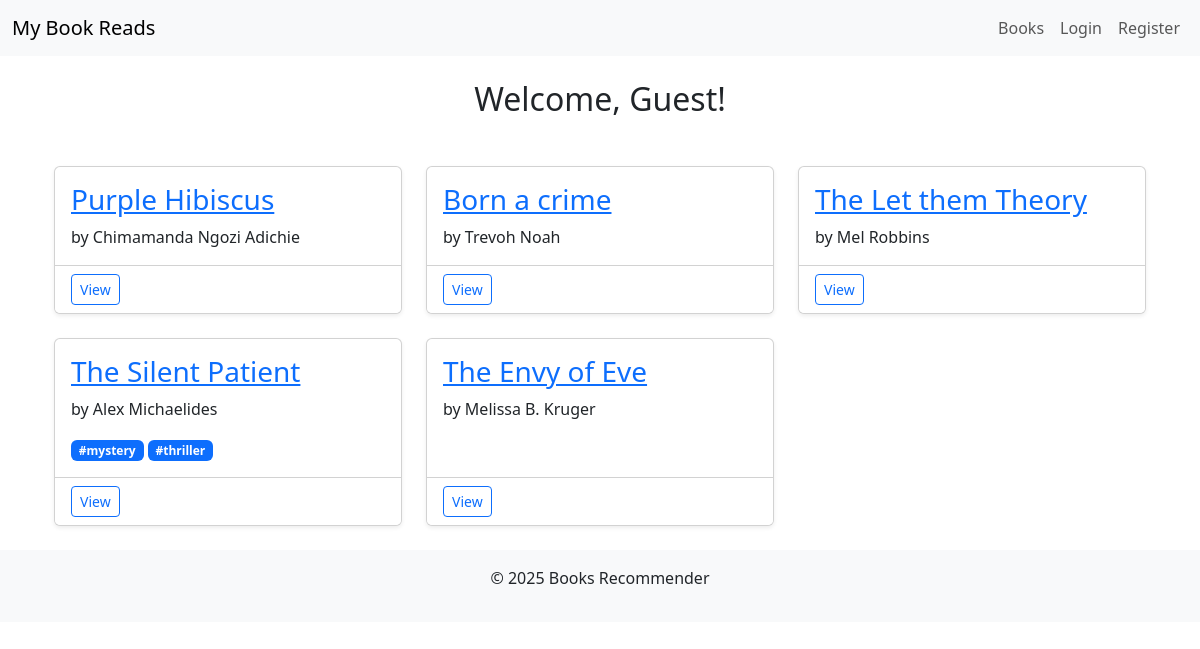
/books/, run on an earlier commit of the app's database.
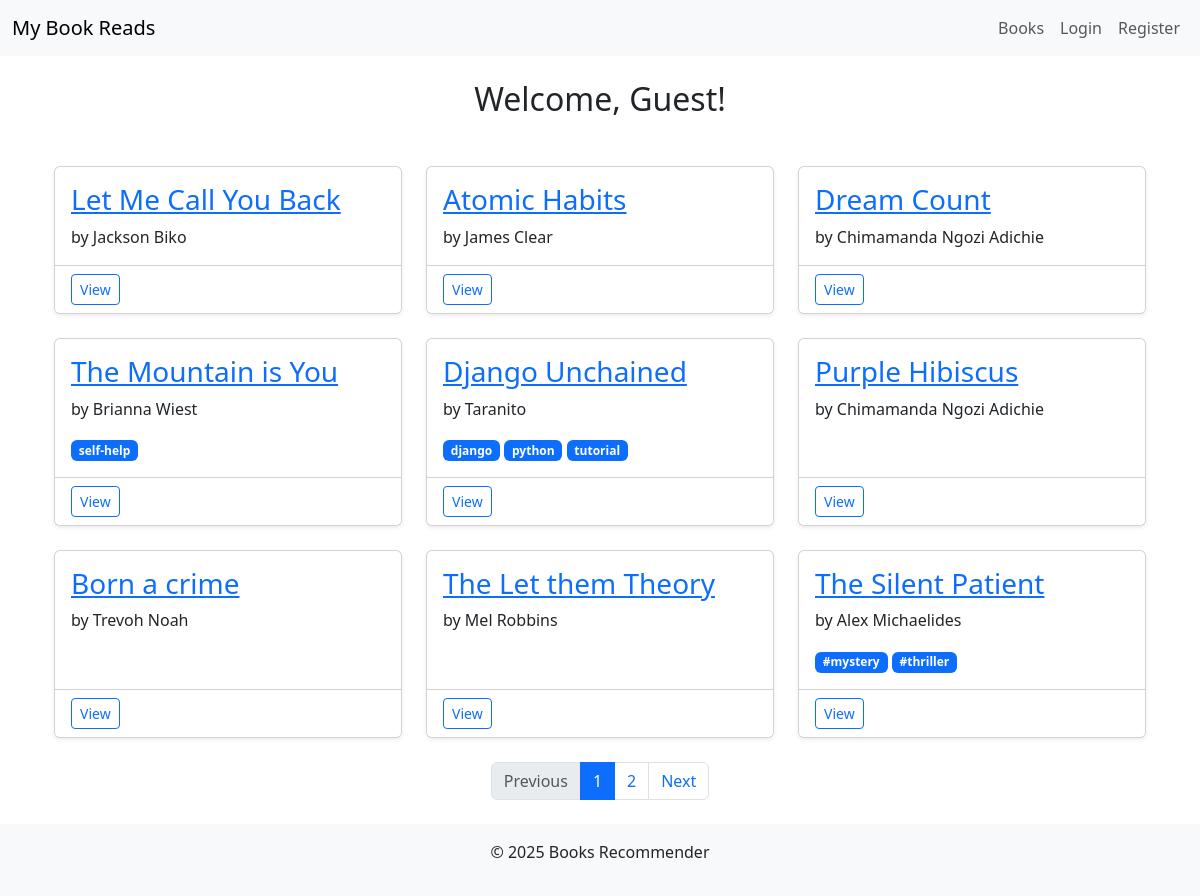
And on a later commit of the database.
### books/models.py (models this page shows)
class Book(models.Model):
    STATUS_CHOICES = (
        ('reading', 'Currently Reading'),
        ('completed', 'Completed'),
        ('want_to_read', 'Want to Read'),
    )
    user = models.ForeignKey(User, on_delete=models.CASCADE, related_name='books')
    title = models.CharField(max_length=255)
    author = models.CharField(max_length=255)
    description = models.TextField(blank=True, null=True)
    tags = TaggableManager(blank=True)  # Using taggit for tagging books
    isbn = models.CharField(max_length=13, db_index=True, blank=True)
    total_pages = models.PositiveIntegerField(null=True, blank=True)
    current_page = models.PositiveIntegerField(default=0)
    status = models.CharField(
        max_length=20,
        choices=STATUS_CHOICES,
        default='want_to_read'
    )
    date_added = models.DateTimeField(auto_now_add=True)
    last_updated = models.DateTimeField(auto_now=True)
    class Meta:
        ordering = ['-date_added']
        unique_together = ['user', 'title', 'author']
        verbose_name = 'Book'

### books/views.py (the view)
# urls.py: path("books/", BookListView.as_view(), name="book_list"),
class BookListView(ListView):
    model = Book
    template_name = "book_list.html"
    context_object_name = "books"
    paginate_by = 9  # Number of books per page
    def get_queryset(self):
        if self.request.user.is_authenticated:
            return Book.objects.filter(user=self.request.user)
        else:
            return Book.objects.all()

### books/templates/books/book_list.html (shortened to what this page needs)
{% extends "books/base.html" %}
{% block content %}
<div class="container mt-4">
    {% if books %}
    <div class="row row-cols-1 row-cols-md-2 row-cols-lg-3 g-4">
        {% for book in books %}
        <div class="col">
            <div class="card h-100 shadow-sm">
                <div class="card-body">
                    <h3 class="card-title">
                        <a href="{% url 'book_detail' book.pk %}">{{ book.title }}</a>
                    </h3>
                    <p class="card-text">by {{ book.author }}</p>
         {% if book.user != user %}
       {% for tag in book.tags.all %}
           <span class="tag badge bg-primary">{{ tag.name }}</span>
       {% endfor %}
   {% endif %}
                </div>
                <div class="card-footer bg-white">
                    <div class="d-flex justify-content-between">
                        <a href="{% url 'book_detail' book.pk %}"
                           class="btn btn-sm btn-outline-primary">
                            View
                        </a>
                    </div>
                </div>
            </div>
        </div>
        {% endfor %}
    </div>
    {% endif %}
</div>
{% if is_paginated %}
    <nav aria-label="Book pagination" class="mt-4">
        <ul class="pagination justify-content-center">
            {% if page_obj.has_previous %}
            <li class="page-item">
                <a class="page-link" href="?page={{ page_obj.previous_page_number }}">Previous</a>
            </li>
            {% else %}
            <li class="page-item disabled">
                <span class="page-link">Previous</span>
            </li>
            {% endif %}
            {% for num in page_obj.paginator.page_range %}
                {% if page_obj.number == num %}
                <li class="page-item active">
                    <span class="page-link">{{ num }}</span>
                </li>
                {% else %}
                <li class="page-item">
                    <a class="page-link" href="?page={{ num }}">{{ num }}</a>
                </li>
                {% endif %}
            {% endfor %}
            {% if page_obj.has_next %}
            <li class="page-item">
                <a class="page-link" href="?page={{ page_obj.next_page_number }}">Next</a>
            </li>
            {% else %}
            <li class="page-item disabled">
                <span class="page-link">Next</span>
            </li>
            {% endif %}
        </ul>
    </nav>
    {% endif %}
{% endblock %}

### books/templates/books/base.html (shortened to what this page needs)
<!DOCTYPE html>
<html lang="en">
<head>
    {% load static %}
    <link href="https://cdn.jsdelivr.net/npm/bootstrap@5.3.2/dist/css/bootstrap.min.css" rel="stylesheet">
    <link rel="stylesheet" href="{% static 'books/styles.css' %}">
</head>
<body>
    <nav class="navbar navbar-expand-lg navbar-light bg-light mb-4">
        <div class="container-fluid">
            <a class="navbar-brand" href="{% url 'all_list' %}">My Book Reads</a>
            <div class="collapse navbar-collapse" id="navbarNav">
                <ul class="navbar-nav ms-auto">
                    <li class="nav-item">
                        <a class="nav-link" href="{% url 'all_list' %}">Books</a>
                    </li>
                    {% if user.is_authenticated %}
                        <li class="nav-item">
                            <a class="nav-link" href="{% url 'book-add' %}">Add Book</a>
                        </li>
                        <li class="nav-item">
                            <form method="post" action="{% url 'logout' %}" class="d-inline">
                                {% csrf_token %}
                                <button type="submit" class="btn btn-link nav-link" style="padding:0;">Logout</button>
                            </form>
                        </li>
                    {% else %}
                        <li class="nav-item">
                            <a class="nav-link" href="{% url 'login' %}">Login</a>
                        </li>
                        <li class="nav-item">
                            <a class="nav-link" href="{% url 'register' %}">Register</a>
                        </li>
                    {% endif %}
                </ul>
            </div>
        </div>
    </nav>
{% if user.is_authenticated %}
    <h2 class="text-center mb-4">
        Welcome, {{ user.username }}!
    </h2>
{% else %}
    <h2 class="text-center mb-4">
        Welcome, Guest!
    </h2>
{% endif %}
    <main class="container">
        {% block content %}
        {% endblock %}
    </main>
    <footer class="bg-light text-center py-3 mt-4">
        <p>&copy; {{ year|default:2025 }} Books Recommender</p>
    </footer>
</body>
</html>

What changed in the data, as far as the page shows it:
no longer on this page (row unchanged): Book: title "The Envy of Eve", author "Melissa B. Kruger"
added Book: title "Let Me Call You Back", author "Jackson Biko"
added Book: title "Atomic Habits", author "James Clear"
added Book: title "Dream Count", author "Chimamanda Ngozi Adichie"
added Book: title "The Mountain is You", author "Brianna Wiest"
added Tag: name "self-help", shown under "The Mountain is You"
added Book: title "Django Unchained", author "Taranito"
added Tag: name "django", shown under "Django Unchained"
added Tag: name "python", shown under "Django Unchained"
added Tag: name "tutorial", shown under "Django Unchained"
Also different on the page:
text now shown: "Previous Next"
new list line: "1"
new list line: "2"
